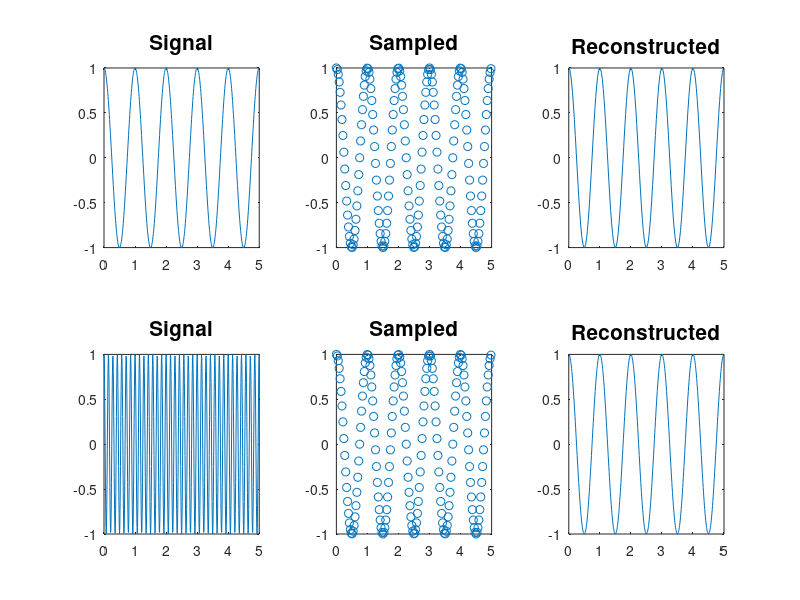

MATLAB code for this plot:
t= 0:0.01:5;
y1=cos(2*pi*t);
y2=downsample(y1,3);
n2=downsample(t,3);
y3 = spline(n2,y2,t);
y4=cos(14*pi*t);
y5=downsample(y1,3);
y6 = spline(n2,y2,t);
subplot(2,3,1); plot(t,y1);title('Signal','FontSize',15);
subplot(2,3,2); plot(n2,y2,'o');title('Sampled','FontSize',15);
subplot(2,3,3); plot(n2,y2);title('Reconstructed','FontSize',15);
subplot(2,3,4); plot(t,y4);title('Signal','FontSize',15);
subplot(2,3,5); plot(n2,y5,'o');title('Sampled','FontSize',15);
subplot(2,3,6); plot(t,y6);title('Reconstructed','FontSize',15);